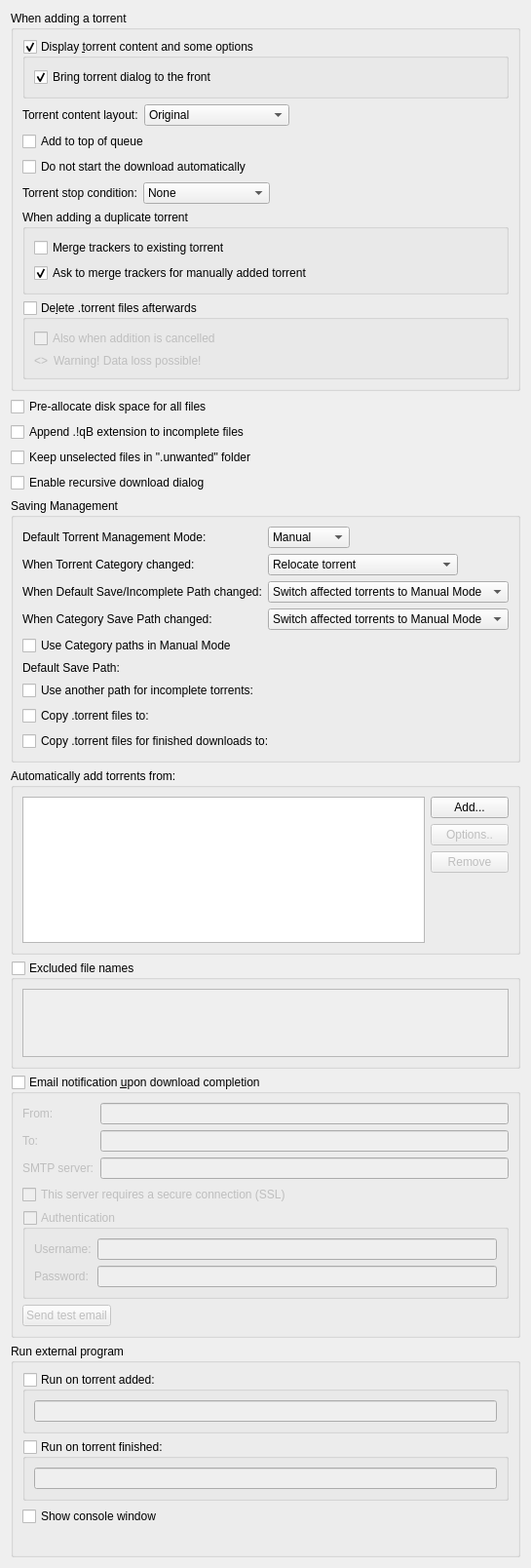
          <widget class="QWidget" name="scrollAreaWidgetContents_2">
           <property name="geometry">
            <rect>
             <x>0</x>
             <y>0</y>
             <width>539</width>
             <height>1457</height>
            </rect>
           </property>
           <layout class="QVBoxLayout" name="verticalLayout">
            <item>
             <widget class="QGroupBox" name="torrentAdditionBox">
              <property name="title">
               <string>When adding a torrent</string>
              </property>
              <layout class="QVBoxLayout" name="torrentAdditionBoxLayout">
               <item>
                <widget class="QGroupBox" name="checkAdditionDialog">
                 <property name="title">
                  <string>Display &amp;torrent content and some options</string>
                 </property>
                 <property name="checkable">
                  <bool>true</bool>
                 </property>
                 <layout class="QVBoxLayout" name="verticalLayout_18">
                  <item>
                   <widget class="QCheckBox" name="checkAdditionDialogFront">
                    <property name="text">
                     <string>Bring torrent dialog to the front</string>
                    </property>
                    <property name="checked">
                     <bool>true</bool>
                    </property>
                   </widget>
                  </item>
                 </layout>
                </widget>
               </item>
               <item>
                <layout class="QHBoxLayout" name="horizontalLayout_19">
                 <item>
                  <widget class="QLabel" name="contentLayoutLabel">
                   <property name="text">
                    <string>Torrent content layout:</string>
                   </property>
                  </widget>
                 </item>
                 <item>
                  <widget class="QComboBox" name="contentLayoutComboBox">
                   <property name="currentIndex">
                    <number>0</number>
                   </property>
                   <item>
                    <property name="text">
                     <string>Original</string>
                    </property>
                   </item>
                   <item>
                    <property name="text">
                     <string>Create subfolder</string>
                    </property>
                   </item>
                   <item>
                    <property name="text">
                     <string>Don't create subfolder</string>
                    </property>
                   </item>
                  </widget>
                 </item>
                 <item>
                  <spacer name="horizontalSpacer_20">
                   <property name="orientation">
                    <enum>Qt::Orientation::Horizontal</enum>
                   </property>
                   <property name="sizeHint" stdset="0">
                    <size>
                     <width>40</width>
                     <height>20</height>
                    </size>
                   </property>
                  </spacer>
                 </item>
                </layout>
               </item>
               <item>
                <widget class="QCheckBox" name="checkAddToQueueTop">
                 <property name="toolTip">
                  <string>The torrent will be added to the top of the download queue</string>
                 </property>
                 <property name="text">
                  <string extracomment="The torrent will be added to the top of the download queue">Add to top of queue</string>
                 </property>
                </widget>
               </item>
               <item>
                <widget class="QCheckBox" name="checkAddStopped">
                 <property name="toolTip">
                  <string>The torrent will be added to download list in a stopped state</string>
                 </property>
                 <property name="text">
                  <string extracomment="The torrent will be added to download list in a stopped state">Do not start the download automatically</string>
                 </property>
                </widget>
               </item>
               <item>
                <layout class="QHBoxLayout" name="stopConditionLayout">
                 <item>
                  <widget class="QLabel" name="stopConditionLabel">
                   <property name="text">
                    <string>Torrent stop condition:</string>
                   </property>
                  </widget>
                 </item>
                 <item>
                  <widget class="QComboBox" name="stopConditionComboBox">
                   <property name="currentIndex">
                    <number>0</number>
                   </property>
                   <item>
                    <property name="text">
                     <string>None</string>
                    </property>
                   </item>
                   <item>
                    <property name="text">
                     <string>Metadata received</string>
                    </property>
                   </item>
                   <item>
                    <property name="text">
                     <string>Files checked</string>
                    </property>
                   </item>
                  </widget>
                 </item>
                 <item>
                  <spacer name="stopConditionSpacer">
                   <property name="orientation">
                    <enum>Qt::Orientation::Horizontal</enum>
                   </property>
                   <property name="sizeHint" stdset="0">
                    <size>
                     <width>40</width>
                     <height>20</height>
                    </size>
                   </property>
                  </spacer>
                 </item>
                </layout>
               </item>
               <item>
                <widget class="QGroupBox" name="duplicateTorrentGroup">
                 <property name="title">
                  <string>When adding a duplicate torrent</string>
                 </property>
                 <layout class="QVBoxLayout" name="duplicateTorrentBoxLayout">
                  <item>
                   <widget class="QCheckBox" name="checkMergeTrackers">
                    <property name="text">
                     <string>Merge trackers to existing torrent</string>
                    </property>
                    <property name="checked">
                     <bool>false</bool>
                    </property>
                   </widget>
                  </item>
                  <item>
                   <widget class="QCheckBox" name="checkConfirmMergeTrackers">
                    <property name="text">
                     <string>Ask to merge trackers for manually added torrent</string>
                    </property>
                    <property name="checked">
                     <bool>true</bool>
                    </property>
                   </widget>
                  </item>
                 </layout>
                </widget>
               </item>
               <item>
                <widget class="QGroupBox" name="deleteTorrentBox">
                 <property name="toolTip">
                  <string>Whether the .torrent file should be deleted after adding it</string>
                 </property>
                 <property name="title">
                  <string>De&amp;lete .torrent files afterwards </string>
                 </property>
                 <property name="checkable">
                  <bool>true</bool>
                 </property>
                 <property name="checked">
                  <bool>false</bool>
                 </property>
                 <layout class="QVBoxLayout" name="deleteTorrentBoxLayout">
                  <item>
                   <widget class="QCheckBox" name="deleteCancelledTorrentBox">
                    <property name="toolTip">
                     <string>Also delete .torrent files whose addition was cancelled</string>
                    </property>
                    <property name="text">
                     <string>Also when addition is cancelled</string>
                    </property>
                   </widget>
                  </item>
                  <item>
                   <layout class="QHBoxLayout" name="deleteTorrentWarningLayout">
                    <item>
                     <widget class="QLabel" name="deleteTorrentWarningIcon">
                      <property name="sizePolicy">
                       <sizepolicy hsizetype="Fixed" vsizetype="Preferred">
                        <horstretch>0</horstretch>
                        <verstretch>0</verstretch>
                       </sizepolicy>
                      </property>
                      <property name="text">
                       <string notr="true">&lt;&gt;</string>
                      </property>
                     </widget>
                    </item>
                    <item>
                     <widget class="QLabel" name="deleteTorrentWarningLabel">
                      <property name="text">
                       <string>Warning! Data loss possible!</string>
                      </property>
                     </widget>
                    </item>
                   </layout>
                  </item>
                 </layout>
                </widget>
               </item>
              </layout>
             </widget>
            </item>
            <item>
             <widget class="QCheckBox" name="checkPreallocateAll">
              <property name="toolTip">
               <string>Allocate full file sizes on disk before starting downloads, to minimize fragmentation. Only useful for HDDs.</string>
              </property>
              <property name="text">
               <string>Pre-allocate disk space for all files</string>
              </property>
             </widget>
            </item>
            <item>
             <widget class="QCheckBox" name="checkAppendqB">
              <property name="text">
               <string>Append .!qB extension to incomplete files</string>
              </property>
             </widget>
            </item>
            <item>
             <widget class="QCheckBox" name="checkUnwantedFolder">
              <property name="text">
               <string>Keep unselected files in &quot;.unwanted&quot; folder</string>
              </property>
             </widget>
            </item>
            <item>
             <widget class="QCheckBox" name="checkRecursiveDownload">
              <property name="toolTip">
               <string>When a torrent is downloaded, offer to add torrents from any .torrent files found inside it</string>
              </property>
              <property name="text">
               <string>Enable recursive download dialog</string>
              </property>
             </widget>
            </item>
            <item>
             <widget class="QGroupBox" name="groupSavingManagement">
              <property name="title">
               <string>Saving Management</string>
              </property>
              <layout class="QVBoxLayout" name="groupSavingManagementLayout">
               <item>
                <layout class="QGridLayout" name="gridLayout_3">
                 <item row="0" column="0">
                  <widget class="QLabel" name="label_40">
                   <property name="text">
                    <string>Default Torrent Management Mode:</string>
                   </property>
                  </widget>
                 </item>
                 <item row="0" column="1">
                  <layout class="QHBoxLayout" name="horizontalLayout_70">
                   <property name="spacing">
                    <number>10</number>
                   </property>
                   <item>
                    <widget class="QComboBox" name="comboSavingMode">
                     <property name="toolTip">
                      <string>Automatic: Various torrent properties (e.g. save path) will be decided by the associated category
Manual: Various torrent properties (e.g. save path) must be assigned manually</string>
                     </property>
                     <item>
                      <property name="text">
                       <string>Manual</string>
                      </property>
                     </item>
                     <item>
                      <property name="text">
                       <string>Automatic</string>
                      </property>
                     </item>
                    </widget>
                   </item>
                   <item>
                    <spacer name="horizontalSpacer_160">
                     <property name="orientation">
                      <enum>Qt::Orientation::Horizontal</enum>
                     </property>
                     <property name="sizeHint" stdset="0">
                      <size>
                       <width>40</width>
                       <height>20</height>
                      </size>
                     </property>
                    </spacer>
                   </item>
                  </layout>
                 </item>
                 <item row="1" column="0">
                  <widget class="QLabel" name="labelTorrentCategoryChanged">
                   <property name="text">
                    <string>When Torrent Category changed:</string>
                   </property>
                  </widget>
                 </item>
                 <item row="1" column="1">
                  <layout class="QHBoxLayout" name="horizontalLayout_14">
                   <item>
                    <widget class="QComboBox" name="comboTorrentCategoryChanged">
                     <item>
                      <property name="text">
                       <string>Relocate torrent</string>
                      </property>
                     </item>
                     <item>
                      <property name="text">
                       <string>Switch torrent to Manual Mode</string>
                      </property>
                     </item>
                    </widget>
                   </item>
                   <item>
                    <spacer name="horizontalSpacer_17">
                     <property name="orientation">
                      <enum>Qt::Orientation::Horizontal</enum>
                     </property>
                     <property name="sizeHint" stdset="0">
                      <size>
                       <width>40</width>
                       <height>20</height>
                      </size>
                     </property>
                    </spacer>
                   </item>
                  </layout>
                 </item>
                 <item row="2" column="0">
                  <widget class="QLabel" name="labelCategoryDefaultPathChanged">
                   <property name="text">
                    <string>When Default Save/Incomplete Path changed:</string>
                   </property>
                  </widget>
                 </item>
                 <item row="2" column="1">
                  <layout class="QHBoxLayout" name="horizontalLayout_15">
                   <item>
                    <widget class="QComboBox" name="comboCategoryDefaultPathChanged">
                     <property name="currentIndex">
                      <number>1</number>
                     </property>
                     <item>
                      <property name="text">
                       <string>Relocate affected torrents</string>
                      </property>
                     </item>
                     <item>
                      <property name="text">
                       <string>Switch affected torrents to Manual Mode</string>
                      </property>
                     </item>
                    </widget>
                   </item>
                   <item>
                    <spacer name="horizontalSpacer_18">
                     <property name="orientation">
                      <enum>Qt::Orientation::Horizontal</enum>
                     </property>
                     <property name="sizeHint" stdset="0">
                      <size>
                       <width>40</width>
                       <height>20</height>
                      </size>
                     </property>
                    </spacer>
                   </item>
                  </layout>
                 </item>
                 <item row="3" column="0">
                  <widget class="QLabel" name="labelCategoryChanged">
                   <property name="text">
                    <string>When Category Save Path changed:</string>
                   </property>
                  </widget>
                 </item>
                 <item row="3" column="1">
                  <layout class="QHBoxLayout" name="horizontalLayout_17">
                   <item>
                    <widget class="QComboBox" name="comboCategoryChanged">
                     <property name="currentIndex">
                      <number>1</number>
                     </property>
                     <item>
                      <property name="text">
                       <string>Relocate affected torrents</string>
                      </property>
                     </item>
                     <item>
                      <property name="text">
                       <string>Switch affected torrents to Manual Mode</string>
                      </property>
                     </item>
                    </widget>
                   </item>
                   <item>
                    <spacer name="horizontalSpacer_19">
                     <property name="orientation">
                      <enum>Qt::Orientation::Horizontal</enum>
                     </property>
                     <property name="sizeHint" stdset="0">
                      <size>
                       <width>40</width>
                       <height>20</height>
                      </size>
                     </property>
                    </spacer>
                   </item>
                  </layout>
                 </item>
                </layout>
               </item>
               <item>
                <widget class="QCheckBox" name="checkUseCategoryPaths">
                 <property name="toolTip">
                  <string>Resolve relative Save Path against appropriate Category path instead of Default one</string>
                 </property>
                 <property name="text">
                  <string>Use Category paths in Manual Mode</string>
                 </property>
                </widget>
               </item>
               <item>
                <layout class="QGridLayout" name="gridLayout_4">
                 <item row="0" column="0">
                  <widget class="QLabel" name="labelSavePath">
                   <property name="text">
                    <string>Default Save Path:</string>
                   </property>
                  </widget>
                 </item>
                 <item row="0" column="1">
                  <widget class="FileSystemPathLineEdit" name="textSavePath" native="true"/>
                 </item>
                 <item row="1" column="0">
                  <widget class="QCheckBox" name="checkUseDownloadPath">
                   <property name="text">
                    <string>Use another path for incomplete torrents:</string>
                   </property>
                  </widget>
                 </item>
                 <item row="1" column="1">
                  <widget class="FileSystemPathLineEdit" name="textDownloadPath" native="true"/>
                 </item>
                 <item row="2" column="0">
                  <widget class="QCheckBox" name="checkExportDir">
                   <property name="text">
                    <string>Copy .torrent files to:</string>
                   </property>
                  </widget>
                 </item>
                 <item row="2" column="1">
                  <widget class="FileSystemPathLineEdit" name="textExportDir" native="true"/>
                 </item>
                 <item row="3" column="0">
                  <widget class="QCheckBox" name="checkExportDirFin">
                   <property name="text">
                    <string>Copy .torrent files for finished downloads to:</string>
                   </property>
                  </widget>
                 </item>
                 <item row="3" column="1">
                  <widget class="FileSystemPathLineEdit" name="textExportDirFin" native="true"/>
                 </item>
                </layout>
               </item>
              </layout>
             </widget>
            </item>
            <item>
             <widget class="QGroupBox" name="groupBox_2">
              <property name="title">
               <string>Automatically add torrents from:</string>
              </property>
              <layout class="QVBoxLayout" name="verticalLayout_38">
               <item>
                <layout class="QHBoxLayout" name="horizontalLayout_16">
                 <item>
                  <widget class="QTreeView" name="scanFoldersView">
                   <property name="sizePolicy">
                    <sizepolicy hsizetype="Expanding" vsizetype="Expanding">
                     <horstretch>0</horstretch>
                     <verstretch>1</verstretch>
                    </sizepolicy>
                   </property>
                   <property name="minimumSize">
                    <size>
                     <width>250</width>
                     <height>150</height>
                    </size>
                   </property>
                   <property name="editTriggers">
                    <set>QAbstractItemView::EditTrigger::AllEditTriggers</set>
                   </property>
                   <property name="selectionMode">
                    <enum>QAbstractItemView::SelectionMode::SingleSelection</enum>
                   </property>
                   <property name="selectionBehavior">
                    <enum>QAbstractItemView::SelectionBehavior::SelectRows</enum>
                   </property>
                   <property name="textElideMode">
                    <enum>Qt::TextElideMode::ElideNone</enum>
                   </property>
                   <property name="rootIsDecorated">
                    <bool>false</bool>
                   </property>
                   <attribute name="headerDefaultSectionSize">
                    <number>80</number>
                   </attribute>
                   <attribute name="headerStretchLastSection">
                    <bool>false</bool>
                   </attribute>
                  </widget>
                 </item>
                 <item>
                  <layout class="QVBoxLayout" name="verticalLayout_37">
                   <item>
                    <widget class="QPushButton" name="addWatchedFolderButton">
                     <property name="text">
                      <string>Add...</string>
                     </property>
                    </widget>
                   </item>
                   <item>
                    <widget class="QPushButton" name="editWatchedFolderButton">
                     <property name="enabled">
                      <bool>false</bool>
                     </property>
                     <property name="text">
                      <string>Options..</string>
                     </property>
                    </widget>
                   </item>
                   <item>
                    <widget class="QPushButton" name="removeWatchedFolderButton">
                     <property name="enabled">
                      <bool>false</bool>
                     </property>
                     <property name="text">
                      <string>Remove</string>
                     </property>
                    </widget>
                   </item>
                   <item>
                    <spacer name="verticalSpacer_6">
                     <property name="orientation">
                      <enum>Qt::Orientation::Vertical</enum>
                     </property>
                     <property name="sizeHint" stdset="0">
                      <size>
                       <width>20</width>
                       <height>40</height>
                      </size>
                     </property>
                    </spacer>
                   </item>
                  </layout>
                 </item>
                </layout>
               </item>
              </layout>
             </widget>
            </item>
            <item>
             <widget class="QGroupBox" name="groupExcludedFileNames">
              <property name="title">
               <string>Excluded file names</string>
              </property>
              <property name="checkable">
               <bool>true</bool>
              </property>
              <property name="checked">
               <bool>false</bool>
              </property>
              <layout class="QVBoxLayout" name="verticalLayout_311">
               <item>
                <widget class="QPlainTextEdit" name="textExcludedFileNames">
                 <property name="toolTip">
                  <string>Blacklist filtered file names from being downloaded from torrent(s).
Files matching any of the filters in this list will have their priority automatically set to &quot;Do not download&quot;.

Use newlines to separate multiple entries. Can use wildcards as outlined below.
*: matches zero or more of any characters.
?: matches any single character.
[...]: sets of characters can be represented in square brackets.

Examples
*.exe: filter '.exe' file extension.
readme.txt: filter exact file name.
?.txt: filter 'a.txt', 'b.txt' but not 'aa.txt'.
readme[0-9].txt: filter 'readme1.txt', 'readme2.txt' but not 'readme10.txt'.</string>
                 </property>
                 <property name="tabChangesFocus">
                  <bool>true</bool>
                 </property>
                 <property name="lineWrapMode">
                  <enum>QPlainTextEdit::LineWrapMode::NoWrap</enum>
                 </property>
                </widget>
               </item>
              </layout>
             </widget>
            </item>
            <item>
             <widget class="QGroupBox" name="groupMailNotification">
              <property name="title">
               <string>Email notification &amp;upon download completion</string>
              </property>
              <property name="checkable">
               <bool>true</bool>
              </property>
              <property name="checked">
               <bool>false</bool>
              </property>
              <layout class="QVBoxLayout" name="verticalLayout_171">
               <item>
                <layout class="QGridLayout" name="gridLayout_9">
                 <item row="0" column="0">
                  <widget class="QLabel" name="label_25">
                   <property name="toolTip">
                    <string>Sender</string>
                   </property>
                   <property name="text">
                    <string comment="From sender">From:</string>
                   </property>
                  </widget>
                 </item>
                 <item row="0" column="1">
                  <widget class="QLineEdit" name="senderEmailTxt"/>
                 </item>
                 <item row="1" column="0">
                  <widget class="QLabel" name="label_2">
                   <property name="toolTip">
                    <string>Receiver</string>
                   </property>
                   <property name="text">
                    <string comment="To receiver">To:</string>
                   </property>
                  </widget>
                 </item>
                 <item row="1" column="1">
                  <widget class="QLineEdit" name="lineEditDestEmail"/>
                 </item>
                 <item row="2" column="0">
                  <widget class="QLabel" name="label_3">
                   <property name="text">
                    <string>SMTP server:</string>
                   </property>
                  </widget>
                 </item>
                 <item row="2" column="1">
                  <widget class="QLineEdit" name="lineEditSmtpServer"/>
                 </item>
                </layout>
               </item>
               <item>
                <widget class="QCheckBox" name="checkSmtpSSL">
                 <property name="text">
                  <string>This server requires a secure connection (SSL)</string>
                 </property>
                </widget>
               </item>
               <item>
                <widget class="QGroupBox" name="groupMailNotifAuth">
                 <property name="title">
                  <string>Authentication</string>
                 </property>
                 <property name="checkable">
                  <bool>true</bool>
                 </property>
                 <property name="checked">
                  <bool>false</bool>
                 </property>
                 <layout class="QFormLayout" name="formLayout_2">
                  <item row="0" column="0">
                   <widget class="QLabel" name="label_7">
                    <property name="text">
                     <string>Username:</string>
                    </property>
                   </widget>
                  </item>
                  <item row="0" column="1">
                   <widget class="QLineEdit" name="mailNotifUsername"/>
                  </item>
                  <item row="1" column="0">
                   <widget class="QLabel" name="label_8">
                    <property name="text">
                     <string>Password:</string>
                    </property>
                   </widget>
                  </item>
                  <item row="1" column="1">
                   <widget class="QLineEdit" name="mailNotifPassword">
                    <property name="echoMode">
                     <enum>QLineEdit::EchoMode::Password</enum>
                    </property>
                   </widget>
                  </item>
                 </layout>
                </widget>
               </item>
               <item>
                <widget class="QPushButton" name="sendTestEmail">
                 <property name="sizePolicy">
                  <sizepolicy hsizetype="Fixed" vsizetype="Fixed">
                   <horstretch>0</horstretch>
                   <verstretch>0</verstretch>
                  </sizepolicy>
                 </property>
                 <property name="text">
                  <string>Send test email</string>
                 </property>
                </widget>
               </item>
              </layout>
             </widget>
            </item>
            <item>
             <widget class="QGroupBox" name="autoRunBox">
              <property name="title">
               <string>Run external program</string>
              </property>
              <layout class="QVBoxLayout" name="verticalLayout_19">
               <item>
                <widget class="QGroupBox" name="groupBoxRunOnAdded">
                 <property name="title">
                  <string>Run on torrent added:</string>
                 </property>
                 <property name="checkable">
                  <bool>true</bool>
                 </property>
                 <property name="checked">
                  <bool>false</bool>
                 </property>
                 <layout class="QVBoxLayout" name="verticalLayout_39">
                  <item>
                   <widget class="QLineEdit" name="lineEditRunOnAdded"/>
                  </item>
                 </layout>
                </widget>
               </item>
               <item>
                <widget class="QGroupBox" name="groupBoxRunOnFinished">
                 <property name="title">
                  <string>Run on torrent finished:</string>
                 </property>
                 <property name="checkable">
                  <bool>true</bool>
                 </property>
                 <property name="checked">
                  <bool>false</bool>
                 </property>
                 <layout class="QVBoxLayout" name="verticalLayout_36">
                  <item>
                   <widget class="QLineEdit" name="lineEditRunOnFinished"/>
                  </item>
                 </layout>
                </widget>
               </item>
               <item>
                <widget class="QCheckBox" name="autoRunConsole">
                 <property name="text">
                  <string>Show console window</string>
                 </property>
                </widget>
               </item>
               <item>
                <widget class="QLabel" name="labelAutoRunParam">
                 <property name="wordWrap">
                  <bool>true</bool>
                 </property>
                </widget>
               </item>
              </layout>
             </widget>
            </item>
           </layout>
          </widget>
